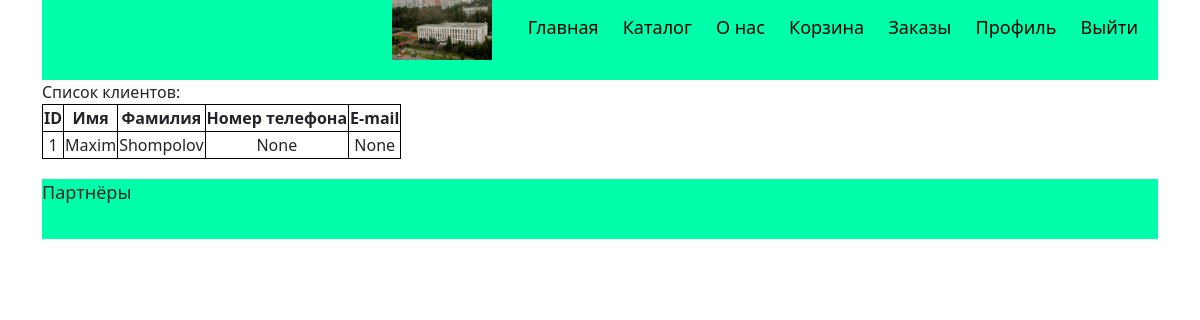
The page /customers_list/ (signed in) on the database its author committed.
### ORM.py (models this page shows, shortened)
class Customers(db.Model):
    id = db.Column(db.Integer, primary_key=True)
    surname = db.Column(db.String(80), nullable=False)
    name = db.Column(db.String(80), nullable=False)
    phone_number = db.Column(db.String(80), unique=True)
    email = db.Column(db.String(80), unique=True)
    registration_date = db.Column(db.DateTime, nullable=False)
    login = db.Column(db.String(80), unique=True)
    password = db.Column(db.String(200), nullable=False)
    total_orders = db.Column(db.Integer, nullable=False)
    admin = db.Column(db.Integer)
    patronymic = db.Column(db.String(80))
    bank_card_number = db.Column(db.String(80))
    passport_series_and_number = db.Column(db.String(80), unique=True)
    passport_date_of_issue = db.Column(db.DateTime)
    passport_who_issued = db.Column(db.String(80))
    shop_card_number = db.Column(db.Integer)
    shop_card_date_of_issue = db.Column(db.DateTime)
    shop_card_buy_amount = db.Column(db.Integer)
    address = db.Column(db.String(80))
    age = db.Column(db.Integer)

### main.py (the view)
@app.route('/customers_list/')
def customers_list():
    login = session.get('login')
    customer=Customers.query.filter_by(login=login).one()
    if not login or customer.admin == 0:
        return redirect(url_for('main'), code=302)
    customers = Customers.query.all()
    return render_template('customers_list.html',customers=customers)

### templates/customers_list.html (shortened to what this page needs)
{% extends "base.html" %}
{% block content %}
    <div>Список клиентов:</div>
    <table>
        <tr>
            <th>ID</th>
            <th>Имя</th>
            <th>Фамилия</th>
            <th>Номер телефона</th>
            <th>E-mail</th>
        </tr>
        {% for customer in customers %}
            <tr>
                <td>{{customer.id}}</td>
                <td>{{customer.name}}</td>
                <td>{{customer.surname}}</td>
                <td>{{customer.phone_number}}</td>
                <td>{{customer.email}}</td>
            </tr>
        {% endfor %}
    </table>
{% endblock %}

### static/Style.css (style rules this page uses)
th { border: 1px solid black; text-align: center }
td { border: 1px solid black; text-align: center }

### rows shown on the page
Customers: id "1", name "Maxim", surname "Shompolov", phone_number "None", email "None"
